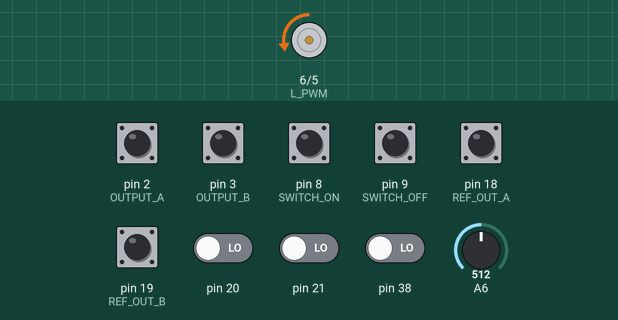
Recording of a program running on a simulated Arduino Mega 2560, built with avr-gcc and run on an emulated ATmega2560. Shown: motor-driver pin pairs drawn as motors (green arrow = first pin HIGH = forward, orange = second pin HIGH = backward, longer = more drive, scaled by the enable pin). Inputs (shaded band) come from the test bench; at power-on: pin 2 (OUTPUT_A), pin 3 (OUTPUT_B), pin 8 (SWITCH_ON), pin 9 (SWITCH_OFF), pin 18 (REF_OUT_A), pin 19 (REF_OUT_B) HIGH, pin 20, pin 21, pin 38 LOW, A6 = 512.

Above: at 1.8 s.
1.9 s: pin 2 (OUTPUT_A) pulled LOW for 1 s
At 3.6 s:
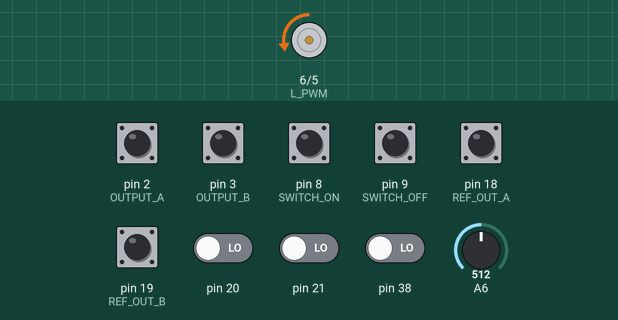
4.4 s: pin 9 (SWITCH_OFF) pulled LOW for 0.15 s
At 5.1 s:
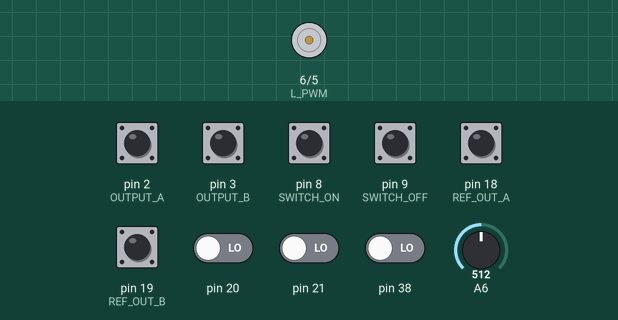
7.5 s: pin 8 (SWITCH_ON) pulled LOW for 0.15 s
At 8.7 s:
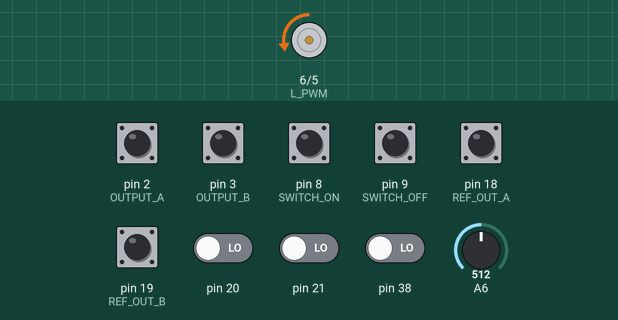
9.1 s: pin 18 (REF_OUT_A) pulled LOW for 0.15 s
At 10.3 s:
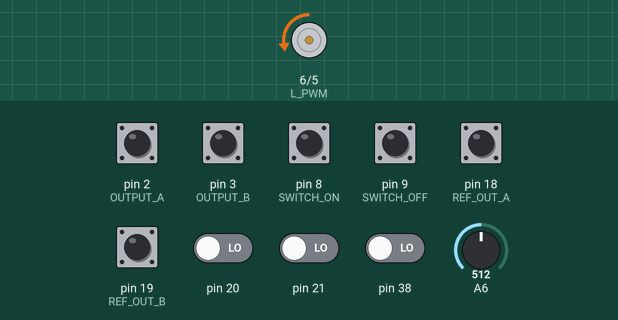
10.7 s: pin 9 (SWITCH_OFF) pulled LOW for 1 s
At 11.1 s:
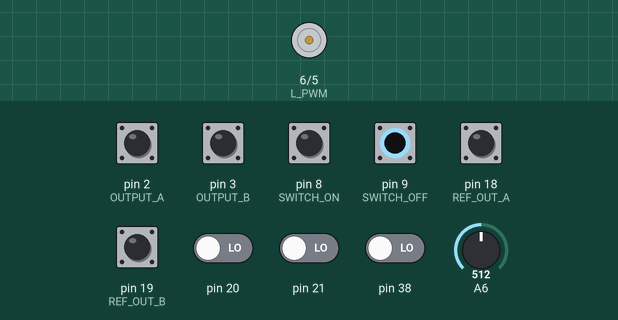
Timing chart, 0 to 13.7 s (numbered marks = the images above; inputs shaded):
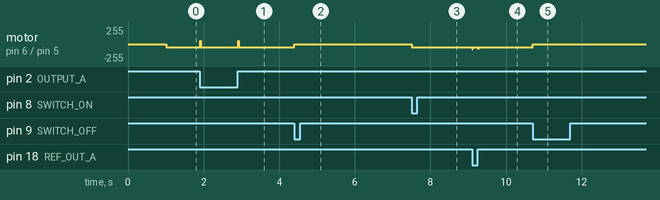

The program:

main.cpp
```cpp
#include <Arduino.h>

#define RL_EN  10
#define R_PWM  5
#define L_PWM  6

#define OUTPUT_A  2 // PE5   - Khai báo chân A encoder của motor DC
#define OUTPUT_B  3 // PE4   - Khai báo chân B encoder của motor DC

#define REF_OUT_A 18 // PD3  - Khai báo chân A encoder của con lắc
#define REF_OUT_B 19 // PD2  - Khai báo chân B encoder của con lắc

#define SWITCH_ON  8
#define SWITCH_OFF  9

#define MAX_STALL_U 50
#define PPR  2400            // - Khai báo xung của encoder motor
#define SHAFT_R 0.00612     // - Khai báo đường kính rulo (D = 12.24 mm)
#define PENDULUM_ENCODER_PPR  10000   // - Khai báo xung của encoder con lắc

// #define A 11.3
// #define B 0.7              // Bộ hệ số của công thức chuyển đổi lực - điện áp cấp vào động cơ
// #define C -0.1

#define A 11.28
#define B 0.69              // Bộ hệ số của công thức chuyển đổi lực - điện áp cấp vào động cơ
#define C -1.06

#define Kx -10.00
#define Kv -10.29 // Bộ tham số bộ điều khiển
#define Kth 32.00
#define Kw  6.85


#define STATE_CALIBRATE 0        // Trạng thái hiệu chuẩn
#define STATE_SWING_UP  1        // Trạng thái swing up - Du lên
#define STATE_BALANCE   2        // Trạng thái thăng bằng
#define STATE__STOP 3        // Trạng thái ngừng hẳn

const float THETA_THRESHOLD = 12*(PI/180);        // Khai báo ngưỡng ~ 15 độ
const float SU_THETA_THRESHOLD = 90*(PI/180);
const float PI2 = 2.0 * PI;                   // 360 độ

volatile long encoderValue = 0L;              // Khai báo biến encoder động cơ kiểu long
volatile long lastEncoded = 0L;

volatile long refEncoderValue = 0;            // Khai báo biến encoder con lắc kiểu long
volatile long lastRefEncoded = 0;


unsigned long now = 0L;
unsigned long lastTimeMicros = 0L;

int state;
char userInput;

float x, last_x, v, dt;
float theta, last_theta, w;
float control, u;
double time;


volatile bool run = true;

long rightSwitchPulses;

float integralError = 0.0;
float lastTarget = 0.0;

void encoderHandler();     // Người xử lý mã hóa động cơ
void refEncoderHandler();
void calibrate();

const int numReadings = 50;  // Số lần đọc để tính trung bình
int readings[numReadings];   // Mảng để lưu trữ các giá trị đọc
int readIndex = 0;           // Chỉ số hiện tại của mảng
int total = 0;               // Tổng của các giá trị đọc
int average = 0;

void calibrate() {
  long lastReading;
  do {
    lastReading = refEncoderValue;
    delay(1000);
  } while (lastReading != refEncoderValue);
  cli();
  refEncoderValue = 0;
  sei();
}
double sign(double x) {
    if (x > 0) {
        return 1.0;
    } else if (x < 0) {
        return -1.0;
    } else {
        return 0.0;
    }
}


void setup() {
  Serial.begin(9600);

  pinMode(OUTPUT_A, INPUT_PULLUP);
  pinMode(OUTPUT_B, INPUT_PULLUP);

  pinMode(REF_OUT_A, INPUT_PULLUP);
  pinMode(REF_OUT_B, INPUT_PULLUP);

  pinMode(SWITCH_ON, INPUT_PULLUP);
  pinMode(SWITCH_OFF, INPUT_PULLUP);

  attachInterrupt(digitalPinToInterrupt(OUTPUT_A), encoderHandler, CHANGE);
  attachInterrupt(digitalPinToInterrupt(OUTPUT_B), encoderHandler, CHANGE);

  attachInterrupt(digitalPinToInterrupt(REF_OUT_A), refEncoderHandler, CHANGE);
  attachInterrupt(digitalPinToInterrupt(REF_OUT_B), refEncoderHandler, CHANGE);

  pinMode(RL_EN, OUTPUT);
  pinMode(R_PWM, OUTPUT);
  pinMode(L_PWM, OUTPUT);

  digitalWrite(R_PWM, HIGH);
  digitalWrite(L_PWM, HIGH);

  lastTimeMicros = 0L;
  state = STATE_CALIBRATE;

  for (int thisReading = 0; thisReading < numReadings; thisReading++) {
    readings[thisReading] = 0;
  }
}

int readFilteredPotValue() {
  // Trừ giá trị đọc cũ từ tổng
  total = total - readings[readIndex];
  // Đọc giá trị mới từ chiết áp
  readings[readIndex] = analogRead(A6);
  // Thêm giá trị mới vào tổng
  total = total + readings[readIndex];
  // Tiến tới vị trí đọc tiếp theo
  readIndex = readIndex + 1;

  // Nếu đã đạt tới cuối mảng, quay lại đầu mảng
  if (readIndex >= numReadings) {
    readIndex = 0;
  }

  // Tính giá trị trung bình
  average = total / numReadings;

  return average;
}

float avoidStall(float u) {
  if (fabs(u) < MAX_STALL_U) {
    // return u > 0 ? u +  MAX_STALL_U : u -  MAX_STALL_U;
    return u > 0 ? 50 : -50;
  }
  return u;
}

float getCartDistance(long pulses, long ppr) {
  return 2.0 * PI * pulses / PPR * SHAFT_R;
}

float getAngle(long pulses, long ppr) {
  float angle = PI2 * pulses / ppr;
  return angle;
}

void driveMotor(float speed){
    if(speed > 0.0){
      digitalWrite(R_PWM, LOW);
      digitalWrite(L_PWM, HIGH); // clockwise
    }
    else{
      digitalWrite(R_PWM, HIGH);
      digitalWrite(L_PWM, LOW); // counterclockwise
    }
    analogWrite(RL_EN, fabs(speed));
}

float saturate(float v, float maxValue) {
  if (fabs(v) > maxValue) {
    return (v > 0) ? maxValue : -maxValue;
  } else {
    return v;
  }
}

boolean start(){
  if(!digitalRead(8)){
    run = true;
  }
  if(!digitalRead(9)){
    run = false;
  }
  return run;
}

boolean isControllable(float theta, float w, float x) {
  return fabs(fabs(fmod(theta, PI2))-PI) < THETA_THRESHOLD && fabs(w) < 15.0 && fabs(x) < 0.2 ;
}
boolean su_isControllable(float theta, float w, float x) {
  return fabs(fabs(fmod(theta, PI2))-PI) > SU_THETA_THRESHOLD && fabs(w) < 7.5 && fabs(x) < 0.2 ;
}

float getBalancingControl(float x, float x0, float v, float theta, float w) {
  return -(Kx*(x-x0*0.001) + Kv * v + Kth * (-copysignf(PI, theta) + fmod(theta, PI2)) + Kw * w);
}

void driveMotorWithControl(float control, float v) {
  u = (3.13185 * control + A * v - copysignf(C, v)) / B;
  u = 255.0 * u / 12.0;
  driveMotor(saturate(avoidStall(u), 255));
}

float getSwingUpControl(float x, float v, float theta, float w) {

  float ksu = 1.5;
  float kcw = 1.5;
  float kvw = 1.5;
  float kww = 2.5;
  float kem = 0.5;
  float n = 1.05;

  float c = 0.32 * kvw * log(1.0 - 2.0 * abs(v)) * sign(v) - 1.8 * cos(theta) * (0.18 * sin(theta) + cos(theta) * (0.018 * kvw * log(1.0 - 2.0 * abs(v)) * sign(v) - 0.018 * ksu * sign(w * cos(theta)) + 0.018 * kcw * log(1.0 - 5.0 * abs(x)) * sign(x) + 0.018 * kww * log(1.0 - 0.1 * abs(w)) * sign(w) - 0.018 * kem * sign(w * cos(theta)) * sign(0.18 * cos(theta) + 0.17) * (exp(abs(0.36 * n + 0.18 * cos(theta) - 0.18)) - 1.0))) - 0.32 * ksu * sign(w * cos(theta)) - 0.018 * pow(w, 2) * sin(theta) + 0.32 * kcw * log(1.0 - 5.0 * abs(x)) * sign(x) + 0.32 * kww * log(1.0 - 0.1 * abs(w)) * sign(w) - 0.32 * kem * sign(w * cos(theta)) * sign(0.18 * cos(theta) + 0.17) * (exp(abs(0.36 * n + 0.18 * cos(theta) - 0.18)) - 1.0);
  return c;
}

float getPositionControl(float x, float v, float target) {
  float pKx = 20.0; //285.4;
  float pKv = 10.0; //37.1;
  return - (pKx * (x - target) + pKv * v);
}

void loop() {

  int filteredValue = readFilteredPotValue();

  // Chuyển đổi giá trị lọc thành giá trị mong muốn
  float set_position = map(filteredValue, 0, 1023, -200, 200);

  if(start()){
  now = micros();
  dt = 1.0 * (now - lastTimeMicros) / 1000000;
  x = getCartDistance(encoderValue, PPR);
  v = (x - last_x) / dt;
  theta = getAngle(refEncoderValue, PENDULUM_ENCODER_PPR);
  w = (theta - last_theta) / dt;

  switch (state) {
    case STATE_CALIBRATE:
      //Serial.println("Waiting for the pendulum to come to rest...");  // Chờ con lắc dừng lại
      calibrate();
      //Serial.println("Pendulum is at rest");   // Con lắc đang đứng yên
      time = millis();
      state = STATE_SWING_UP;
      break;
    case STATE_SWING_UP:
      if (isControllable(theta, w, x)) {
        state = STATE_BALANCE;
      } else {
        control = getSwingUpControl(x, v, theta, w);
        driveMotorWithControl(control, v);
      }
      break;
    case STATE_BALANCE:
      if (isControllable(theta, w, x)) {
      control = getBalancingControl(x, set_position, v, theta, w);
      driveMotorWithControl(control, v);
      }
      else
        state = STATE__STOP;
      break;
    case STATE__STOP:
      if (su_isControllable(theta, w, x)){
        state = STATE_SWING_UP;
      }
      else {
        control = getPositionControl(x, v, 0.0);
        driveMotorWithControl(control, v);
      }
      break;
    }

  last_x = x;
  last_theta = theta;
  lastTimeMicros = now;
  delay(10);
  }
  else driveMotor(0);

  if(Serial.available()> 0){

    userInput = Serial.read();               // read user input

      if(userInput == 'g'){                  // if we get expected value
            Serial.print((millis()-time)*0.001);
            Serial.print(",");
            Serial.print(fmod(theta, PI2)*(180/PI), 2);
            Serial.print(",");
            Serial.print(x*1000);
            Serial.print(",");
            Serial.print(set_position);
            Serial.print("\n");
      }
    }
}


void refEncoderHandler() {
  int MSB = (PIND & (1 << PD3)) >> PD3; //MSB = most significant bit
  int LSB = (PIND & (1 << PD2)) >> PD2; //LSB = least significant bit
  int encoded = (MSB << 1) | LSB; //converting the 2 pin value to single number
  int sum  = (lastRefEncoded << 2) | encoded; //adding it to the previous encoded value

  if(sum == 0b1101 || sum == 0b0100 || sum == 0b0010 || sum == 0b1011) {
    refEncoderValue--; //CW
  }
  if(sum == 0b1110 || sum == 0b0111 || sum == 0b0001 || sum == 0b1000) {
    refEncoderValue++; //CCW
  }

  lastRefEncoded = encoded; //store this value for next time
}

void encoderHandler() {
  int MSB = (PINE & (1 << PE5)) >> PE5; //MSB = most significant bit
  int LSB = (PINE & (1 << PE4)) >> PE4; //LSB = least significant bit
  int encoded = (MSB << 1) | LSB; //converting the 2 pin value to single number
  int sum  = (lastEncoded << 2) | encoded; //adding it to the previous encoded value

  if(sum == 0b1101 || sum == 0b0100 || sum == 0b0010 || sum == 0b1011) {
    encoderValue--;
  }
  if(sum == 0b1110 || sum == 0b0111 || sum == 0b0001 || sum == 0b1000) {
    encoderValue++;
  }

  lastEncoded = encoded; //store this value for next time
}
```

Measured:
- after the input at 1.9 s, motor on pin 6 (L_PWM) / pin 5 (R_PWM): alternates forward 50/255 for 0.01 s and backward 50/255 for 0.99 s, starting at once
- after the input at 4.4 s, motor on pin 6 (L_PWM) / pin 5 (R_PWM): backward 50/255 → stopped at once
- after the input at 7.5 s, motor on pin 6 (L_PWM) / pin 5 (R_PWM): stopped → backward 50/255 at once
- after the input at 9.1 s, motor on pin 6 (L_PWM) / pin 5 (R_PWM): alternates backward 81/255 for 0.01 s and backward 50/255 for 0.14 s, 4 changes in all, then stays backward 50/255, starting at once
- after the input at 10.7 s, motor on pin 6 (L_PWM) / pin 5 (R_PWM): backward 50/255 → stopped at once
